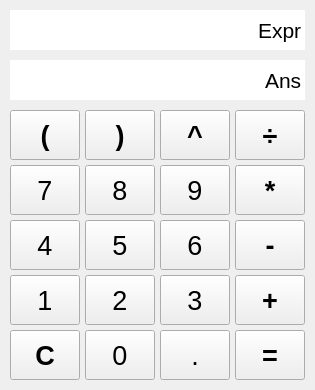
<?xml version="1.0" encoding="UTF-8"?>
<ui version="4.0">
 <class>MainWindow</class>
 <widget class="QMainWindow" name="MainWindow">
  <property name="geometry">
   <rect>
    <x>0</x>
    <y>0</y>
    <width>315</width>
    <height>390</height>
   </rect>
  </property>
  <property name="windowTitle">
   <string>CS480 Calculator</string>
  </property>
  <widget class="QWidget" name="centralWidget">
   <widget class="QPushButton" name="equalsBtn">
    <property name="geometry">
     <rect>
      <x>235</x>
      <y>330</y>
      <width>70</width>
      <height>50</height>
     </rect>
    </property>
    <property name="font">
     <font>
      <pointsize>20</pointsize>
      <weight>75</weight>
      <bold>true</bold>
     </font>
    </property>
    <property name="text">
     <string>=</string>
    </property>
    <property name="shortcut">
     <string>Enter</string>
    </property>
   </widget>
   <widget class="QPushButton" name="clearBtn">
    <property name="geometry">
     <rect>
      <x>10</x>
      <y>330</y>
      <width>70</width>
      <height>50</height>
     </rect>
    </property>
    <property name="font">
     <font>
      <pointsize>20</pointsize>
      <weight>75</weight>
      <bold>true</bold>
     </font>
    </property>
    <property name="text">
     <string>C</string>
    </property>
    <property name="shortcut">
     <string>Del</string>
    </property>
   </widget>
   <widget class="QPushButton" name="oneBtn">
    <property name="geometry">
     <rect>
      <x>10</x>
      <y>275</y>
      <width>70</width>
      <height>50</height>
     </rect>
    </property>
    <property name="font">
     <font>
      <pointsize>20</pointsize>
      <weight>50</weight>
      <bold>false</bold>
     </font>
    </property>
    <property name="text">
     <string>1</string>
    </property>
    <property name="shortcut">
     <string>1</string>
    </property>
   </widget>
   <widget class="QPushButton" name="twoBtn">
    <property name="geometry">
     <rect>
      <x>85</x>
      <y>275</y>
      <width>70</width>
      <height>50</height>
     </rect>
    </property>
    <property name="font">
     <font>
      <pointsize>20</pointsize>
      <weight>50</weight>
      <bold>false</bold>
     </font>
    </property>
    <property name="text">
     <string>2</string>
    </property>
    <property name="shortcut">
     <string>2</string>
    </property>
   </widget>
   <widget class="QPushButton" name="fourBtn">
    <property name="geometry">
     <rect>
      <x>10</x>
      <y>220</y>
      <width>70</width>
      <height>50</height>
     </rect>
    </property>
    <property name="font">
     <font>
      <pointsize>20</pointsize>
      <weight>50</weight>
      <bold>false</bold>
     </font>
    </property>
    <property name="text">
     <string>4</string>
    </property>
    <property name="shortcut">
     <string>4</string>
    </property>
   </widget>
   <widget class="QPushButton" name="sevenBtn">
    <property name="geometry">
     <rect>
      <x>10</x>
      <y>165</y>
      <width>70</width>
      <height>50</height>
     </rect>
    </property>
    <property name="font">
     <font>
      <pointsize>20</pointsize>
      <weight>50</weight>
      <bold>false</bold>
     </font>
    </property>
    <property name="text">
     <string>7</string>
    </property>
    <property name="shortcut">
     <string>7</string>
    </property>
   </widget>
   <widget class="QPushButton" name="leftParenthBtn">
    <property name="geometry">
     <rect>
      <x>10</x>
      <y>110</y>
      <width>70</width>
      <height>50</height>
     </rect>
    </property>
    <property name="font">
     <font>
      <pointsize>20</pointsize>
      <weight>75</weight>
      <bold>true</bold>
     </font>
    </property>
    <property name="text">
     <string>(</string>
    </property>
    <property name="shortcut">
     <string>(</string>
    </property>
   </widget>
   <widget class="QLineEdit" name="exprTextBox">
    <property name="geometry">
     <rect>
      <x>10</x>
      <y>10</y>
      <width>295</width>
      <height>40</height>
     </rect>
    </property>
    <property name="font">
     <font>
      <family>MS Shell Dlg 2</family>
      <pointsize>16</pointsize>
     </font>
    </property>
    <property name="layoutDirection">
     <enum>Qt::LeftToRight</enum>
    </property>
    <property name="text">
     <string>Expr</string>
    </property>
    <property name="frame">
     <bool>false</bool>
    </property>
    <property name="alignment">
     <set>Qt::AlignRight|Qt::AlignTrailing|Qt::AlignVCenter</set>
    </property>
    <property name="readOnly">
     <bool>true</bool>
    </property>
    <property name="placeholderText">
     <string>0</string>
    </property>
   </widget>
   <widget class="QLineEdit" name="ansTextBox">
    <property name="geometry">
     <rect>
      <x>10</x>
      <y>60</y>
      <width>295</width>
      <height>40</height>
     </rect>
    </property>
    <property name="font">
     <font>
      <family>MS Shell Dlg 2</family>
      <pointsize>16</pointsize>
     </font>
    </property>
    <property name="layoutDirection">
     <enum>Qt::LeftToRight</enum>
    </property>
    <property name="text">
     <string>Ans</string>
    </property>
    <property name="frame">
     <bool>false</bool>
    </property>
    <property name="alignment">
     <set>Qt::AlignRight|Qt::AlignTrailing|Qt::AlignVCenter</set>
    </property>
    <property name="readOnly">
     <bool>true</bool>
    </property>
    <property name="placeholderText">
     <string>0</string>
    </property>
   </widget>
   <widget class="QPushButton" name="zeroBtn">
    <property name="geometry">
     <rect>
      <x>85</x>
      <y>330</y>
      <width>70</width>
      <height>50</height>
     </rect>
    </property>
    <property name="font">
     <font>
      <pointsize>20</pointsize>
      <weight>50</weight>
      <bold>false</bold>
     </font>
    </property>
    <property name="text">
     <string>0</string>
    </property>
    <property name="shortcut">
     <string>0</string>
    </property>
   </widget>
   <widget class="QPushButton" name="periodBtn">
    <property name="geometry">
     <rect>
      <x>160</x>
      <y>330</y>
      <width>70</width>
      <height>50</height>
     </rect>
    </property>
    <property name="font">
     <font>
      <pointsize>20</pointsize>
      <weight>50</weight>
      <bold>false</bold>
     </font>
    </property>
    <property name="text">
     <string>.</string>
    </property>
    <property name="shortcut">
     <string>.</string>
    </property>
   </widget>
   <widget class="QPushButton" name="threeBtn">
    <property name="geometry">
     <rect>
      <x>160</x>
      <y>275</y>
      <width>70</width>
      <height>50</height>
     </rect>
    </property>
    <property name="font">
     <font>
      <pointsize>20</pointsize>
      <weight>50</weight>
      <bold>false</bold>
     </font>
    </property>
    <property name="text">
     <string>3</string>
    </property>
    <property name="shortcut">
     <string>3</string>
    </property>
   </widget>
   <widget class="QPushButton" name="plusBtn">
    <property name="geometry">
     <rect>
      <x>235</x>
      <y>275</y>
      <width>70</width>
      <height>50</height>
     </rect>
    </property>
    <property name="font">
     <font>
      <pointsize>20</pointsize>
      <weight>75</weight>
      <bold>true</bold>
     </font>
    </property>
    <property name="text">
     <string>+</string>
    </property>
    <property name="shortcut">
     <string>+</string>
    </property>
   </widget>
   <widget class="QPushButton" name="subBtn">
    <property name="geometry">
     <rect>
      <x>235</x>
      <y>220</y>
      <width>70</width>
      <height>50</height>
     </rect>
    </property>
    <property name="font">
     <font>
      <pointsize>20</pointsize>
      <weight>75</weight>
      <bold>true</bold>
     </font>
    </property>
    <property name="text">
     <string>-</string>
    </property>
    <property name="shortcut">
     <string>-</string>
    </property>
   </widget>
   <widget class="QPushButton" name="multBtn">
    <property name="geometry">
     <rect>
      <x>235</x>
      <y>165</y>
      <width>70</width>
      <height>50</height>
     </rect>
    </property>
    <property name="font">
     <font>
      <pointsize>20</pointsize>
      <weight>75</weight>
      <bold>true</bold>
     </font>
    </property>
    <property name="text">
     <string>*</string>
    </property>
    <property name="shortcut">
     <string>*</string>
    </property>
   </widget>
   <widget class="QPushButton" name="divBtn">
    <property name="geometry">
     <rect>
      <x>235</x>
      <y>110</y>
      <width>70</width>
      <height>50</height>
     </rect>
    </property>
    <property name="font">
     <font>
      <pointsize>20</pointsize>
      <weight>75</weight>
      <bold>true</bold>
     </font>
    </property>
    <property name="text">
     <string>÷</string>
    </property>
    <property name="shortcut">
     <string>/</string>
    </property>
   </widget>
   <widget class="QPushButton" name="rightParenthBtn">
    <property name="geometry">
     <rect>
      <x>85</x>
      <y>110</y>
      <width>70</width>
      <height>50</height>
     </rect>
    </property>
    <property name="font">
     <font>
      <pointsize>20</pointsize>
      <weight>75</weight>
      <bold>true</bold>
     </font>
    </property>
    <property name="text">
     <string>)</string>
    </property>
    <property name="shortcut">
     <string>)</string>
    </property>
   </widget>
   <widget class="QPushButton" name="exponentBtn">
    <property name="geometry">
     <rect>
      <x>160</x>
      <y>110</y>
      <width>70</width>
      <height>50</height>
     </rect>
    </property>
    <property name="font">
     <font>
      <pointsize>20</pointsize>
      <weight>75</weight>
      <bold>true</bold>
     </font>
    </property>
    <property name="text">
     <string>^</string>
    </property>
    <property name="shortcut">
     <string>^</string>
    </property>
   </widget>
   <widget class="QPushButton" name="fiveBtn">
    <property name="geometry">
     <rect>
      <x>85</x>
      <y>220</y>
      <width>70</width>
      <height>50</height>
     </rect>
    </property>
    <property name="font">
     <font>
      <pointsize>20</pointsize>
      <weight>50</weight>
      <bold>false</bold>
     </font>
    </property>
    <property name="text">
     <string>5</string>
    </property>
    <property name="shortcut">
     <string>5</string>
    </property>
   </widget>
   <widget class="QPushButton" name="sixBtn">
    <property name="geometry">
     <rect>
      <x>160</x>
      <y>220</y>
      <width>70</width>
      <height>50</height>
     </rect>
    </property>
    <property name="font">
     <font>
      <pointsize>20</pointsize>
      <weight>50</weight>
      <bold>false</bold>
     </font>
    </property>
    <property name="text">
     <string>6</string>
    </property>
    <property name="shortcut">
     <string>6</string>
    </property>
   </widget>
   <widget class="QPushButton" name="eightBtn">
    <property name="geometry">
     <rect>
      <x>85</x>
      <y>165</y>
      <width>70</width>
      <height>50</height>
     </rect>
    </property>
    <property name="font">
     <font>
      <pointsize>20</pointsize>
      <weight>50</weight>
      <bold>false</bold>
     </font>
    </property>
    <property name="text">
     <string>8</string>
    </property>
    <property name="shortcut">
     <string>8</string>
    </property>
   </widget>
   <widget class="QPushButton" name="nineBtn">
    <property name="geometry">
     <rect>
      <x>160</x>
      <y>165</y>
      <width>70</width>
      <height>50</height>
     </rect>
    </property>
    <property name="font">
     <font>
      <pointsize>20</pointsize>
      <weight>50</weight>
      <bold>false</bold>
     </font>
    </property>
    <property name="text">
     <string>9</string>
    </property>
    <property name="shortcut">
     <string>9</string>
    </property>
   </widget>
  </widget>
 </widget>
 <layoutdefault spacing="6" margin="11"/>
 <resources/>
 <connections/>
</ui>
